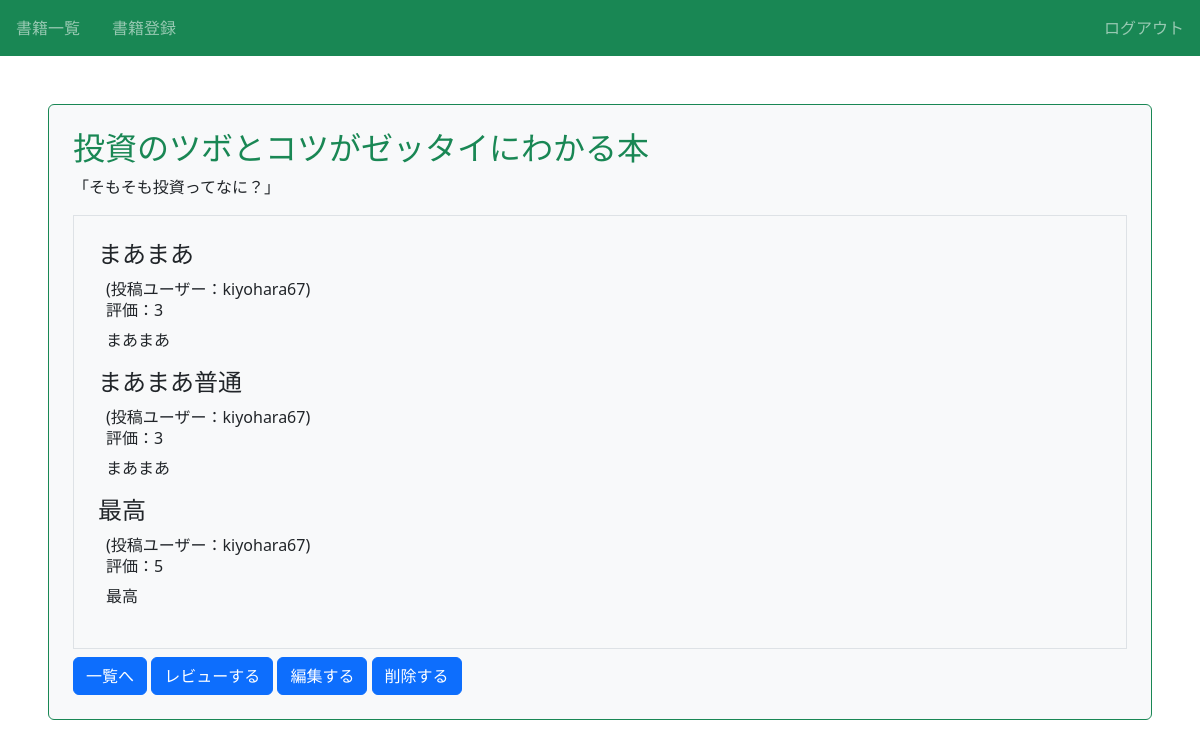
/book/11/detail/ (signed in), run on the app's committed database.
### book/models.py (models this page shows, shortened)
class Book(models.Model):
    title = models.CharField(max_length=100)
    text = models.TextField()
    thumbnail = models.ImageField(null=True, blank=True)
    category = models.CharField(
        max_length=100,
        choices = CATEGORY
    )
    user = models.ForeignKey('auth.User', on_delete=models.CASCADE)

class Review(models.Model):
    book = models.ForeignKey(Book, on_delete=models.CASCADE)
    title = models.CharField(max_length=100)
    text = models.TextField()
    rate = models.IntegerField(choices=RATE_CHOICES)
    user = models.ForeignKey('auth.User', on_delete=models.CASCADE)

### book/views.py (the view)
# urls.py: path('book/<int:pk>/detail/', views.DetailBookView.as_view(),name='detail-book'),
class DetailBookView(LoginRequiredMixin, DetailView):
    template_name = 'book/book_detail.html'
    model = Book

### book/templates/book/book_detail.html (shortened to what this page needs)
{% extends 'base.html' %}
{% block content %}
    <div class="p-4 m-4 bg-light border border-success rounded">
        <h2 class="text-success">{{ object.title }}</h2>
        <p>{{ object.text }}</p>
        <div class="border p-4 mb-2">
            {% for review in object.review_set.all %}
            <div>
                <h3 class="h4">{{review.title}}</h3>
                <div class="px-2">
                    <span>(投稿ユーザー：{{review.user.username}})</span>
                    <h6>評価：{{review.rate}}</h6>
                    <p>{{review.text}}</p>
                </div>
            </div>
            {% endfor %}
        </div>
            <a href="{% url 'list-book' %}" class="btn btn-primary">一覧へ</a>
            <a href="{% url 'review' object.pk %}" class="btn btn-primary">レビューする</a>
            <a href="{% url 'update-book' object.pk %}" class="btn btn-primary">編集する</a>
            <a href="{% url 'delete-book' object.pk %}" class="btn btn-primary">削除する</a>
    </div>
{% endblock %}

### book/static/book/css/style.css (style rules this page uses)
a { text-decoration: none; }

### data on the page
Book: title "投資のツボとコツがゼッタイにわかる本", text "「そもそも投資ってなに？」"
Review: title "まあまあ", user.username "kiyohara67", rate "3", text "まあまあ"
Review: title "まあまあ普通", user.username "kiyohara67", rate "3", text "まあまあ"
Review: title "最高", user.username "kiyohara67", rate "5", text "最高"
